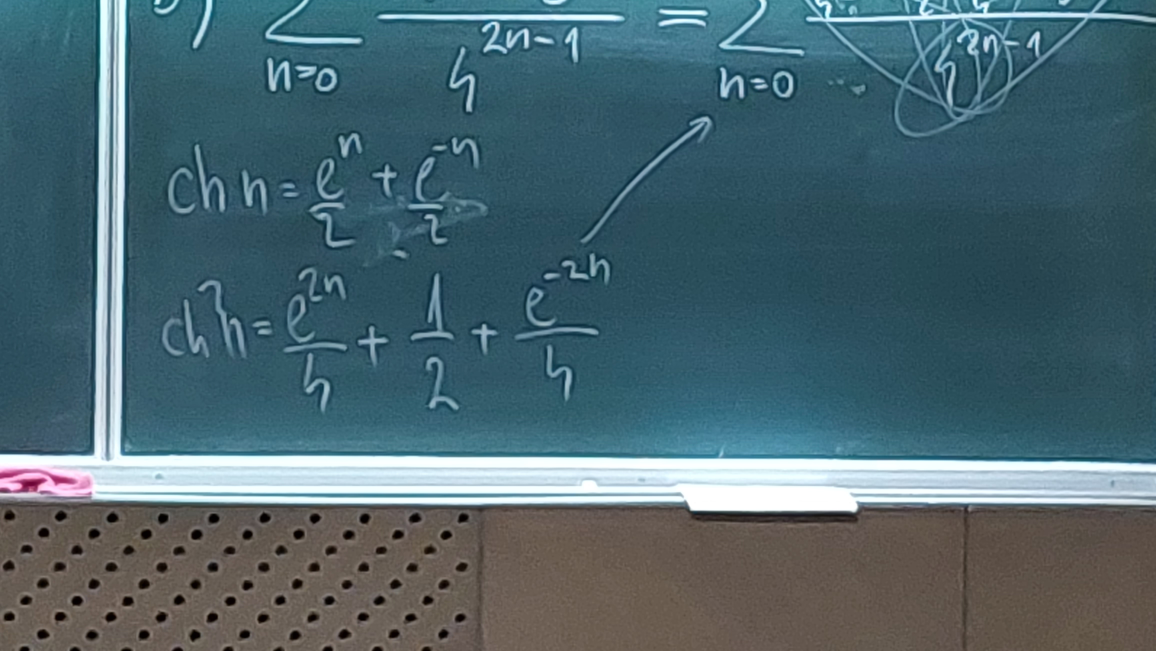
#> input picture tests/ploca1.jpg, 4624 x 2604 px (shown at 1/4 size)
$ python test2.py
#> lines starting #> are read from the running program, lines starting #| are printed output that depends on the picture; after the words box and inside, x2 and y2 are one past the last pixel; in counts of white or black regions, pixels touching at a corner belong together
#bolja čitljivost slike
import cv2 as cv

img = cv.imread('ploca1.jpg')
#> img is the input picture: shape (2604, 4624, 3); mean B, G, R 110.8, 102, 75.8

#scale: veličina skalirane slike u odnosu na početnu
scale = 0.3
new_width = int(img.shape[1]*scale)
#> new_width = 1387
new_height = int(img.shape[0]*scale)
#> new_height = 781

img = cv.resize(img, (new_width, new_height))
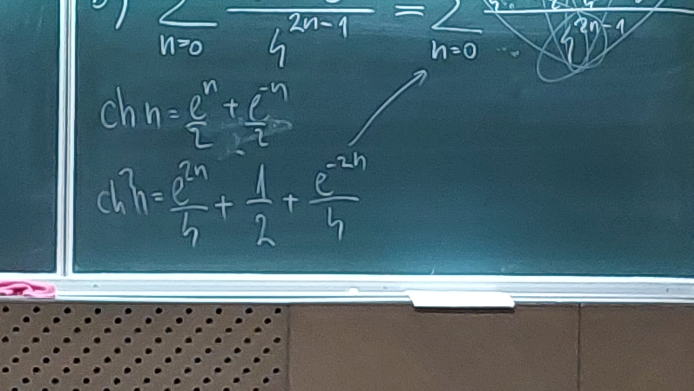
#> img: shape (781, 1387, 3) (shown at 1/2 size); mean B, G, R 110.7, 101.9, 75.7
img = cv.cvtColor(img, cv.COLOR_RGB2GRAY)
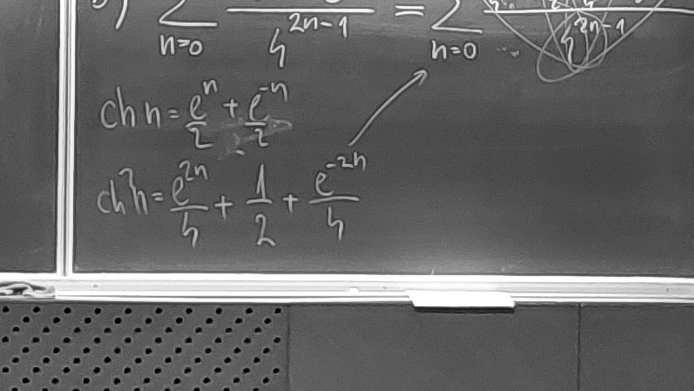
#> img: shape (781, 1387) (shown at 1/2 size); min 0, max 255, mean 101.5

#source = img, sve svijetlije od 22 ide u bijelu, tamnije ide u crnu
#255 je boja "bijele" u koju će se posvijetliti,
#THRESH_BINARY je tip algoritma koji se koristi
_, result = cv.threshold(img, 100, 255, cv.THRESH_BINARY)
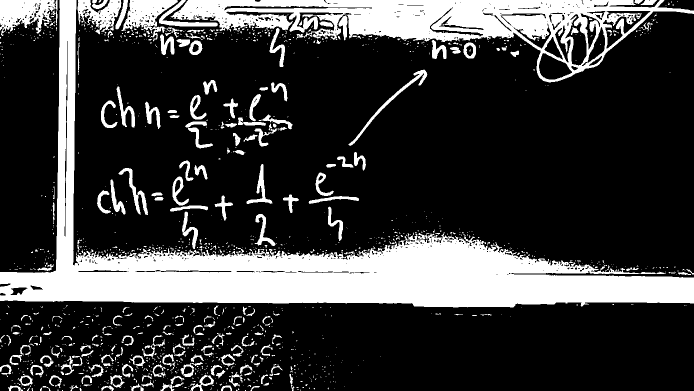
#> result: shape (781, 1387) (shown at 1/2 size); 23.6% white; 1334 white regions (1102 under 20 px), largest, box (x1, y1, x2, y2) and area: (0, 0, 1387, 615) 141292, (341, 0, 1387, 165) 56835, (0, 0, 115, 72) 5036

#adaptive threshold ne postavlja sve na istu vrijednost kao kod iznad,
#nego bira koje će pixele posvijetliti više, a koje manje, threshold nije fiksan
#ogromna pomoć pri slici s nejednakim osvjetljenjem
#source, max value boje sive, algoritam za adaptive, binary algoritam kao i gore
#sa zadnje dvije vrijednosti se moramo igrati: prvi je broj susjednih pixela koje gledamo
#drugi je neka konstanta idk
adaptive1 = cv.adaptiveThreshold(img, 255, cv.ADAPTIVE_THRESH_GAUSSIAN_C, cv.THRESH_BINARY,
                                391, 0)
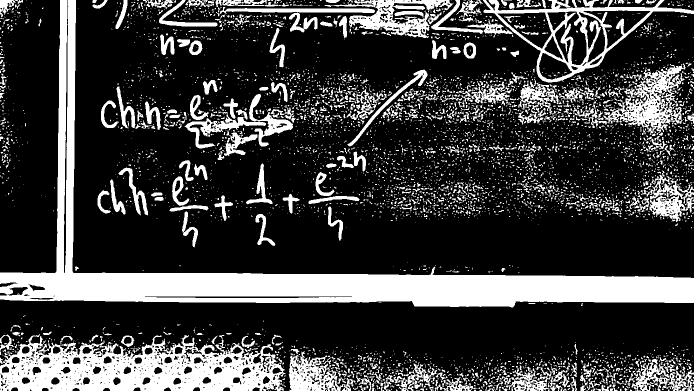
#> adaptive1: shape (781, 1387) (shown at 1/2 size); 24.9% white; 5163 white regions (4574 under 20 px), largest, box (x1, y1, x2, y2) and area: (0, 0, 1387, 615) 92959, (0, 668, 572, 781) 38197, (966, 0, 1387, 165) 11856


#igra
adaptive2 = cv.adaptiveThreshold(img, 255, cv.ADAPTIVE_THRESH_MEAN_C, cv.THRESH_BINARY,
                                391, 0)
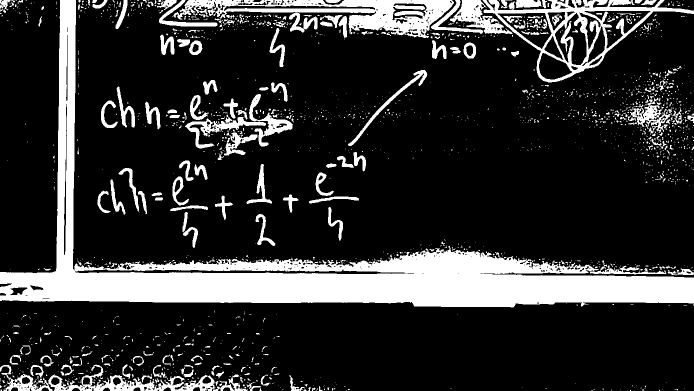
#> adaptive2: shape (781, 1387) (shown at 1/2 size); 19.4% white; 1782 white regions (1529 under 20 px), largest, box (x1, y1, x2, y2) and area: (0, 0, 1387, 615) 119281, (347, 0, 908, 76) 16181, (965, 0, 1387, 165) 13016

cv.imshow('Image', img)
#cv.imshow('Result', result)
cv.imshow('Adaptive1', adaptive1)
#cv.imshow('Adaptive2', adaptive2)

#bez ovoga, slika bi se pokazala i odmah nestala
#zato stavljamo value 0
cv.waitKey(0)
cv.destroyAllWindows()

$ run again, with tests/ploca2.jpg copied over tests/ploca1.jpg
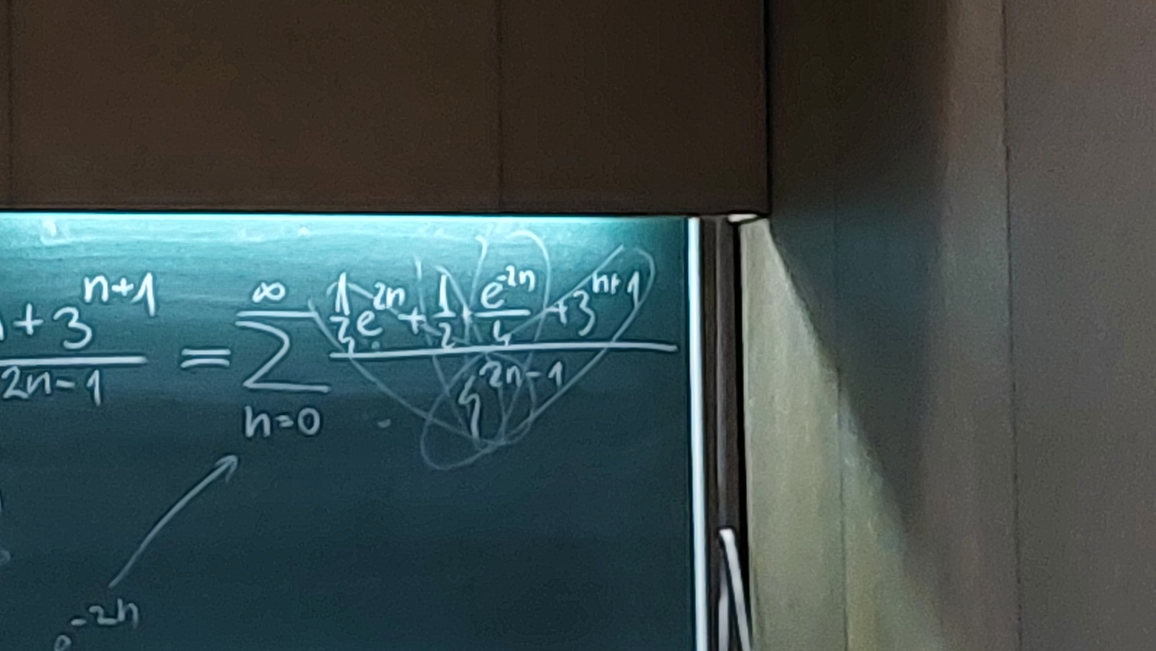
#> input picture tests/ploca2.jpg, 4624 x 2604 px (shown at 1/4 size)
#> img is the input picture: shape (2604, 4624, 3); mean B, G, R 77.7, 77.4, 62.7
#> `_, result = cv.threshold(img, 100, 255, cv.THRESH_BINARY)`:
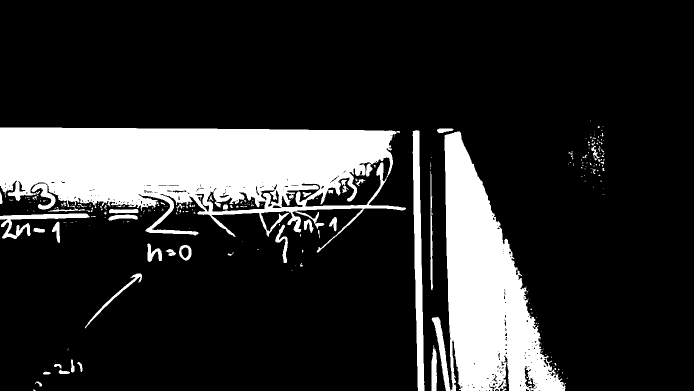
#> result: shape (781, 1387) (shown at 1/2 size); 18.1% white; 251 white regions (200 under 20 px), largest, box (x1, y1, x2, y2) and area: (0, 255, 812, 505) 112024, (889, 263, 1132, 781) 64222, (825, 260, 849, 781) 7045
#> adaptive1: shape (781, 1387); 32.1% white; 6350 white regions (5668 under 20 px), largest, box (x1, y1, x2, y2) and area: (0, 255, 822, 567) 82926, (863, 262, 1136, 781) 63679, (1112, 0, 1216, 710) 46581
#> `adaptive2 = cv.adaptiveThreshold(img, 255, cv.ADAPTIVE_THRESH_MEAN_C, ..`:
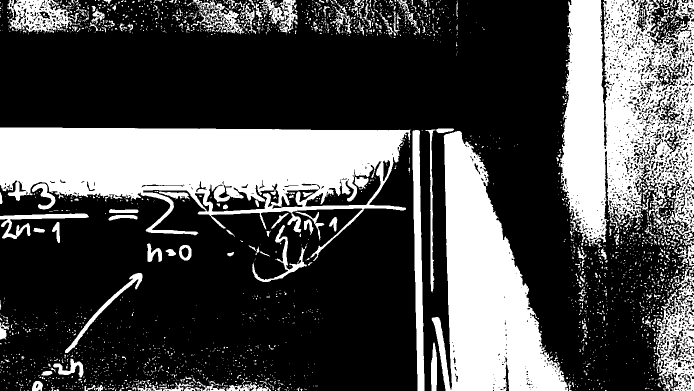
#> adaptive2: shape (781, 1387) (shown at 1/2 size); 30.7% white; 2746 white regions (2509 under 20 px), largest, box (x1, y1, x2, y2) and area: (0, 255, 821, 522) 106631, (1117, 0, 1387, 537) 88924, (863, 262, 1137, 781) 70754

$ run again, with tests/ploca3.jpg copied over tests/ploca1.jpg
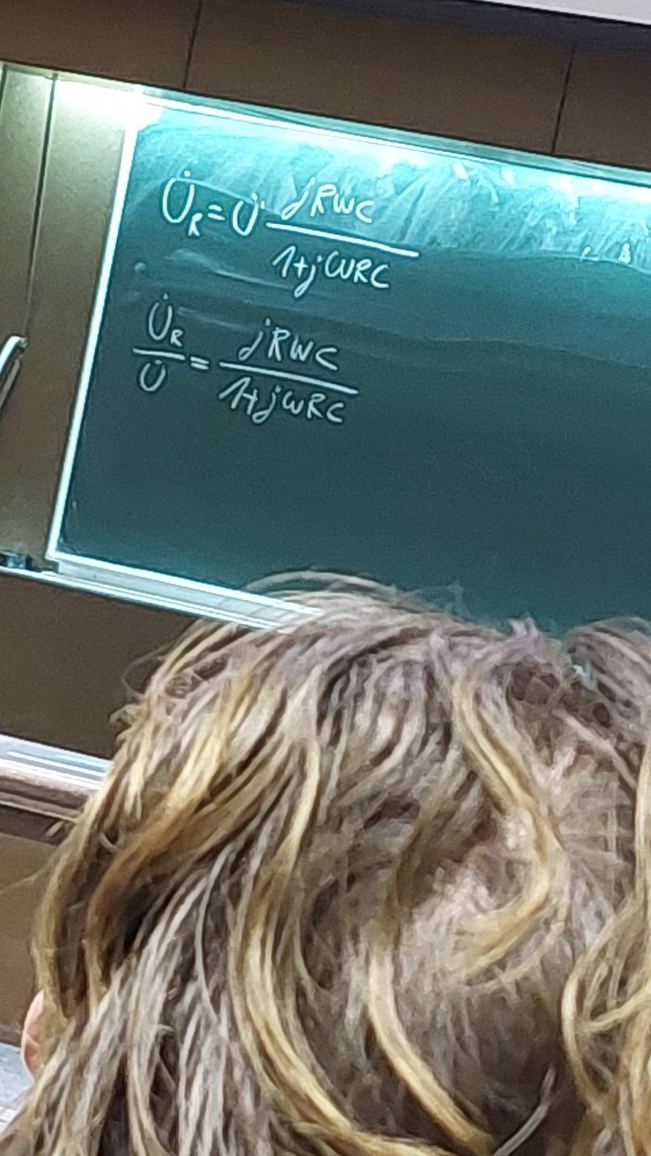
#> input picture tests/ploca3.jpg, 2604 x 4624 px (shown at 1/4 size)
#> img is the input picture: shape (4624, 2604, 3); mean B, G, R 109.7, 116.4, 105.8
#> `_, result = cv.threshold(img, 100, 255, cv.THRESH_BINARY)`:
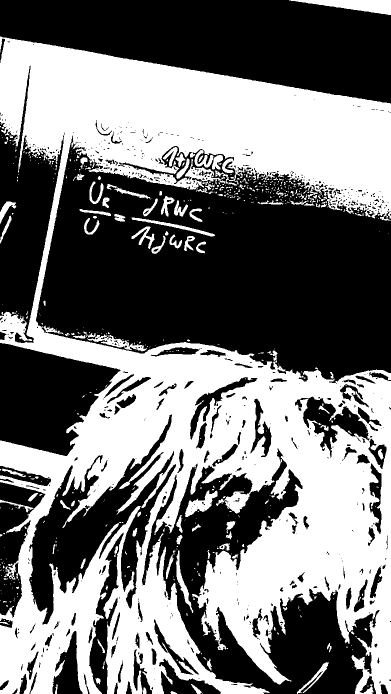
#> result: shape (1387, 781) (shown at 1/2 size); 46.1% white; 585 white regions (466 under 20 px), largest, box (x1, y1, x2, y2) and area: (0, 73, 781, 1387) 474446, (578, 0, 781, 30) 3124, (370, 981, 435, 1034) 1397
#> adaptive1: shape (1387, 781); 34% white; 2086 white regions (1882 under 20 px), largest, box (x1, y1, x2, y2) and area: (0, 73, 781, 1387) 262448, (51, 927, 541, 1387) 50385, (409, 1102, 590, 1376) 12786
#> `adaptive2 = cv.adaptiveThreshold(img, 255, cv.ADAPTIVE_THRESH_MEAN_C, ..`:
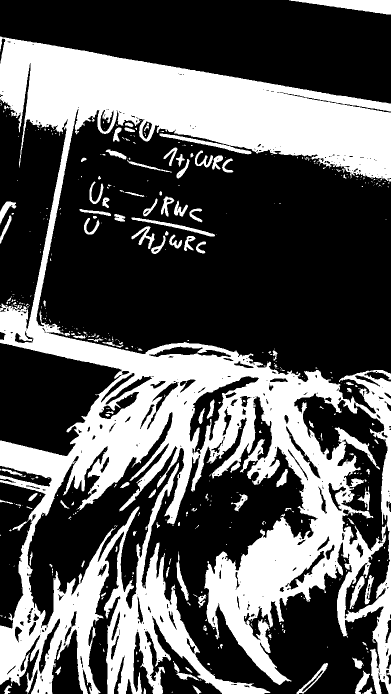
#> adaptive2: shape (1387, 781) (shown at 1/2 size); 35.3% white; 492 white regions (375 under 20 px), largest, box (x1, y1, x2, y2) and area: (0, 73, 781, 1387) 358054, (578, 0, 781, 29) 3081, (319, 267, 503, 309) 1288
